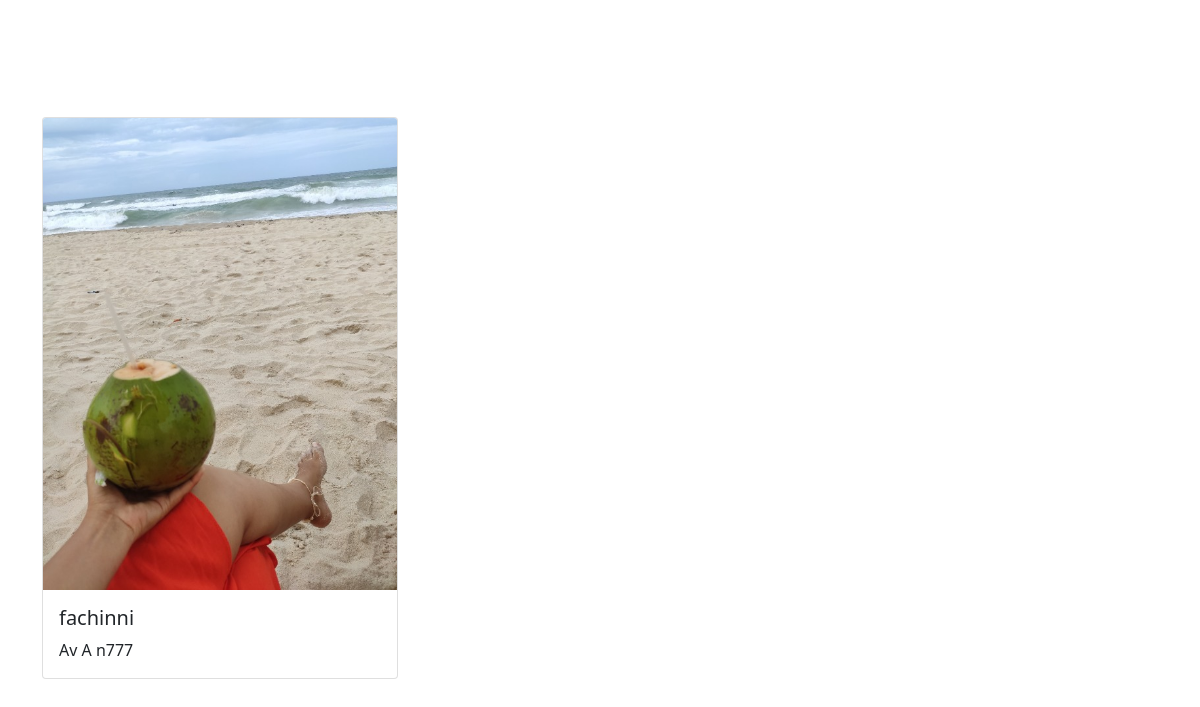
/secoes/parceiros.php, run on the app's committed database.
### tables this page shows
CREATE TABLE `tb_parceiro` (
  `id` int(11) NOT NULL,
  `titulo` varchar(100) NOT NULL,
  `endereco` varchar(100) NOT NULL,
  `url` varchar(100) NOT NULL
);

### classes/conexao.php (called while the page is built, shortened)
<?php
class conexao{
protected $host, $user, $pass, $dba, $conn, $sql, $qr, $data, $status, $totalFields, $error, $descricao, $valor, $url;
public function __construct(){
    $this->host = "localhost";
    $this->user = "root";
    $this->pass = "";
    $this->dba = "oclone";
}
public function connect(){
    $this->conn = @mysqli_connect($this->host, $this->user, $this->pass)
    or die("<ins><center>Erro ao acessar o banco de dados: </center></ins></br>".mysqli_error());
    mysqli_set_charset($this->conn, "utf8");
    return $this->conn;
}
public function execSQL($sql){
    $this->qr = @mysqli_query($this->conn, $sql) or die("<ins><center>Erro ao executar query: $sql </center></ins></br>".mysqli_error());
    return $this->qr;
}
} ?>

### classes/manipuladados.php (called while the page is built, shortened)
<?php
include_once("conexao.php");
class manipuladados extends conexao{
    protected $sql, $qr, $table, $fields, $dados, $status, $fieldId, $valueId, $descricao, $valor,$titulo, $endereco, $url;
    public function setTable($t){
        $this->table = $t;
    }
    public function getParceiro(){
        $this->sql = "SELECT * FROM $this->table ";
        $this->qr = self::execSQL($this->sql);
        return $this->qr;
    }
}
?>

### secoes/parceiros.php (the view, shortened to what this page needs)
<?php
include_once("classes/manipuladados.php");
?>
<html>
<head>
    <link rel='stylesheet' type='text/css' media='screen' href='css/bootstrap.css'>
    <link rel='stylesheet' type='text/css' media='screen' href='css/app.css'>
    <link rel='stylesheet' type='text/css' media='screen' href='css/app.css'>
</head>
<body>
<section class="container">
    <div class="row justify-content-between">
    <?php
    $busca = new manipuladados();
    $busca->setTable("tb_parceiro");
    $resultado = $busca->getParceiro();
    while($row = @mysqli_fetch_array($resultado, MYSQLI_ASSOC)){
    ?>
        <article class="col-lg-4 col-md-6 col-sm-12" style="margin-top: 5%;">
        <div class="card mb-3">
          <img src="<?=$row["url"];?>" class="card-img-top">
          <div class="card-body">
            <h5 class="card-title"><?=$row["titulo"];?></h5>
            <p class="card-text"><?=$row["endereco"];?></p>
          </div>
        </div>
      </article>
    <?php } ?>
    </div>
</body>
</html>

### css/app.css (style rules this page uses)
:root { --cor-fundo:#012810; }
* { box-sizing: border-box; }
section { margin-top:50px; position: relative; margin-top: 5%; }

### data on the page
tb_parceiro: url (picture), titulo "fachinni", endereco "Av A n777"
